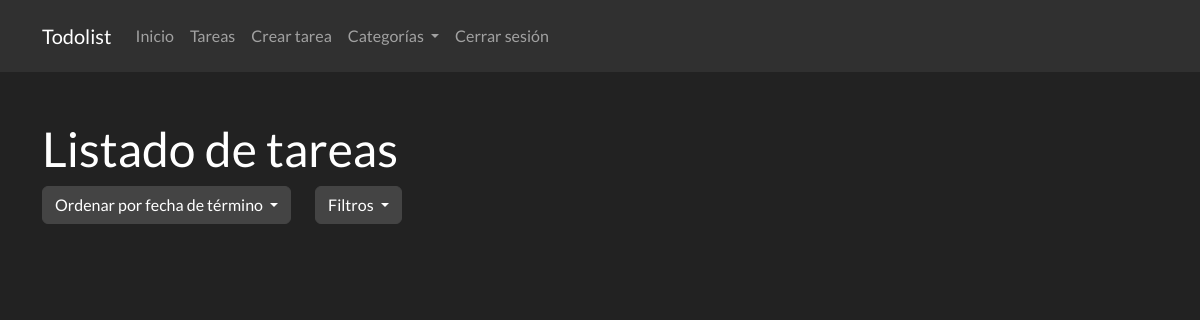
Page /tarea/ (signed in) on the earlier database version.
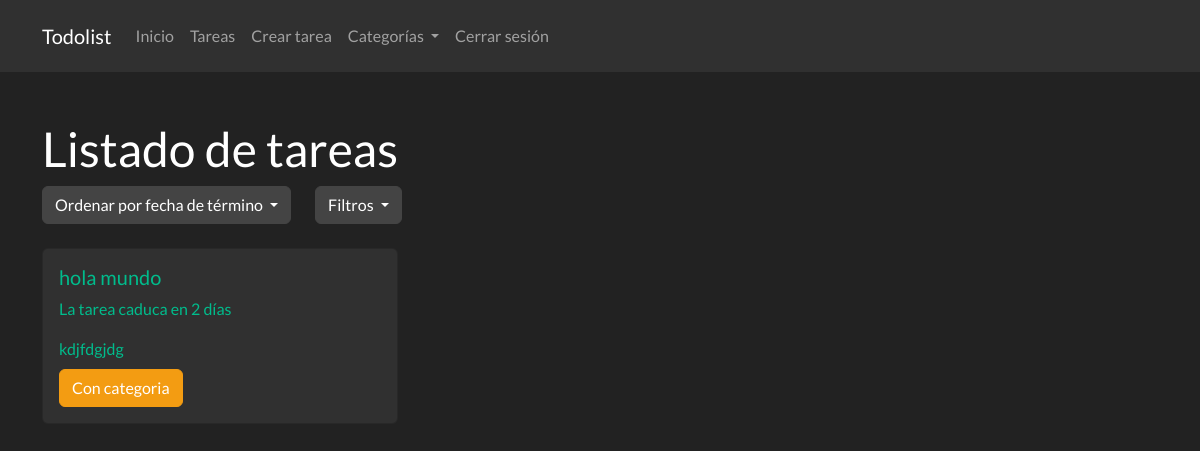
Same page on the later database version.
### app.py (models this page shows, shortened)
class Tarea(db.Model):
    id = db.Column(db.Integer, primary_key=True)
    titulo = db.Column(db.String(100), nullable=False)
    descripcion = db.Column(db.String(200), nullable=False)
    fecha_termino = db.Column(db.DateTime, nullable=False)
    estado = db.Column(db.Boolean, default=False)
    usuario_id = db.Column(db.Integer, db.ForeignKey('usuario.id'), nullable=False)
    categoria_id = db.Column(db.Integer, db.ForeignKey('categoria.id'), nullable=True)

### routes/tareas.py (the view, shortened to what this page needs)
@app.route('/tarea/', methods=['GET', 'POST'])
@app.route('/tarea/<int:id>', methods=['GET', 'POST'])
@app.route('/tarea/filtrar/<estado>', methods=['GET', 'POST'])
@login_required
def verTareas(id=None, estado=None):
    orden = request.args.get('orden', 'asc')
    query = Tarea.query.filter_by(usuario_id=current_user.id)
    if id is None:
        if orden == 'asc':
            query = query.order_by(Tarea.fecha_termino.asc())
        elif orden == 'desc':
            query = query.order_by(Tarea.fecha_termino.desc())
        tareas = query.all()
        for tarea in tareas:
            if tarea.categoria_id is not None:
                tarea.color = obtenerColorCategoria(tarea.categoria_id)
                tarea.categoria_nombre = obtenerNombreCategoria(tarea.categoria_id)
        return render_template('tareas.html', tareas=tareas, calcDiasRestantes = calcDiasRestantes, orden=orden, estado=estado)

### app.py (called while the page is built)
def calcDiasRestantes(fecha_termino):
    fecha_actual = datetime.now().date()
    dias_restantes = (fecha_termino.date()) - fecha_actual
    return dias_restantes.days

def obtenerColorCategoria(idCategoria):
    categoria = Categoria.query.filter_by(id=idCategoria).first()
    return categoria.color

def obtenerNombreCategoria(idCategoria):
    categoria = Categoria.query.filter_by(id=idCategoria).first()
    return categoria.nombre

### routes/usuario.py (called while the page is built)
@login_manager.user_loader
def load_user(id):
    return Usuario.query.get(int(id))

### templates/tareas.html (shortened to what this page needs)
{% extends "base.html" %}
{% block content %}
<h1 class="mt-5">Listado de tareas</h1>
<div class="d-flex">
    <div class="row justify-content-center">
        <div class="col">
            <div class="dropdown">
                <a class="btn btn-secondary dropdown-toggle" href="#" role="button" id="dwFechas" data-toggle="dropdown"
                    aria-haspopup="true" aria-expanded="false">
                    Ordenar por fecha de término
                </a>
            </div>
        </div>
        <div class="col">
            <div class="dropdown">
                <a class="btn btn-secondary dropdown-toggle" href="#" role="button" id="dwOpciones" data-toggle="dropdown"
                    aria-haspopup="true" aria-expanded="false">
                    Filtros
                </a>
            </div>
        </div>
    </div>
</div>
<div class="row">
    {% for tarea in tareas %}
    <div class="col-md-4">
        <a href="{{ url_for('verTareas', id=tarea.id) }}" class="card-link" style="text-decoration: none;">
            <div class="card mt-4 {% if tarea.estado %}bg-secondary{% endif %}">
                <div class="card-body">
                    <h5 class="card-title" {% if tarea.estado %}style="text-decoration: line-through;" {% endif %}>{{
                        tarea.titulo }}</h5>
                    {% if not tarea.estado %}
                    {% if calcDiasRestantes(tarea.fecha_termino) > 0 %}
                    <p class="text-success">La tarea caduca en {{ calcDiasRestantes(tarea.fecha_termino) }} días</p>
                    {% elif calcDiasRestantes(tarea.fecha_termino) == 0 %}
                    <p class="text-warning">La tarea caduca hoy</p>
                    {% else %}
                    <p class="text-danger">La tarea caducó hace {{ calcDiasRestantes(tarea.fecha_termino) }} días</p>
                    {% endif %}
                    {% endif %}
                    <p class="card-text">{{ tarea.descripcion }}</p>
                    {% if tarea.categoria_id != None %}
                        <a href="{{ url_for('verCategoria', id=tarea.categoria_id ) }}" class="btn btn-{{tarea.color}} mt-2">{{ tarea.categoria_nombre}}</a>
                    {% endif %}
                </div>
            </div>
        </a>
    </div>
    {% endfor %}
</div>
{% endblock %}

Differences in the rows shown:
added Tarea: titulo "hola mundo", fecha_termino "2", descripcion "kdjfdgjdg", categoria_nombre "Con categoria"
